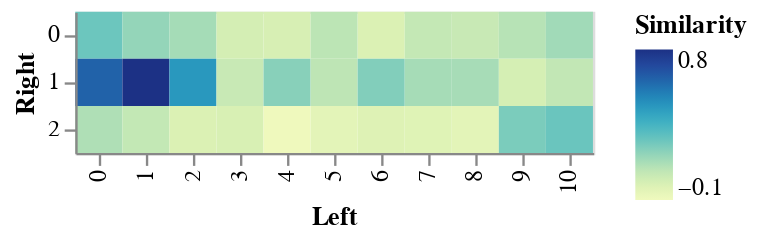

Notebook code cell kept with this figure:
### Code cell
import numpy as np

arr = np.array([[ 0.28516057,  0.66263986,  0.14035872],
       [ 0.19902483,  0.8417039 ,  0.08906406],
       [ 0.16129091,  0.496034  ,  0.01674378],
       [ 0.03662033,  0.07413737,  0.02593804],
       [ 0.02896413,  0.22650883, -0.07501236],
       [ 0.11106808,  0.10631508, -0.0221208 ],
       [ 0.01590652,  0.23851512,  0.00261785],
       [ 0.08765563,  0.15909672, -0.00087296],
       [ 0.07605617,  0.15806876, -0.02020864],
       [ 0.12245303,  0.03508809,  0.25373662],
       [ 0.17189527,  0.09340437,  0.28971907]])

text_data.multi_corpus.distance_heatmap(arr)

### Figure 1 — Vega-Lite specification as saved in the notebook (floating-point values rounded to 4 significant figures)
{"config": {"view": {"continuousWidth": 400, "continuousHeight": 300}}, "data": {"values": [{"Left": 0, "Right": 0, "Similarity": 0.2852}, {"Left": 0, "Right": 1, "Similarity": 0.6626}, {"Left": 0, "Right": 2, "Similarity": 0.1404}, {"Left": 1, "Right": 0, "Similarity": 0.199}, {"Left": 1, "Right": 1, "Similarity": 0.8417}, {"Left": 1, "Right": 2, "Similarity": 0.08906}, {"Left": 2, "Right": 0, "Similarity": 0.1613}, {"Left": 2, "Right": 1, "Similarity": 0.496}, {"Left": 2, "Right": 2, "Similarity": 0.01674}, {"Left": 3, "Right": 0, "Similarity": 0.03662}, {"Left": 3, "Right": 1, "Similarity": 0.07414}, {"Left": 3, "Right": 2, "Similarity": 0.02594}, {"Left": 4, "Right": 0, "Similarity": 0.02896}, {"Left": 4, "Right": 1, "Similarity": 0.2265}, {"Left": 4, "Right": 2, "Similarity": -0.07501}, {"Left": 5, "Right": 0, "Similarity": 0.1111}, {"Left": 5, "Right": 1, "Similarity": 0.1063}, {"Left": 5, "Right": 2, "Similarity": -0.02212}, {"Left": 6, "Right": 0, "Similarity": 0.01591}, {"Left": 6, "Right": 1, "Similarity": 0.2385}, {"Left": 6, "Right": 2, "Similarity": 0.002618}, {"Left": 7, "Right": 0, "Similarity": 0.08766}, {"Left": 7, "Right": 1, "Similarity": 0.1591}, {"Left": 7, "Right": 2, "Similarity": -0.000873}, {"Left": 8, "Right": 0, "Similarity": 0.07606}, {"Left": 8, "Right": 1, "Similarity": 0.1581}, {"Left": 8, "Right": 2, "Similarity": -0.02021}, {"Left": 9, "Right": 0, "Similarity": 0.1225}, {"Left": 9, "Right": 1, "Similarity": 0.03509}, {"Left": 9, "Right": 2, "Similarity": 0.2537}, {"Left": 10, "Right": 0, "Similarity": 0.1719}, {"Left": 10, "Right": 1, "Similarity": 0.0934}, {"Left": 10, "Right": 2, "Similarity": 0.2897}]}, "mark": "rect", "encoding": {"color": {"type": "quantitative", "field": "Similarity"}, "tooltip": [{"type": "ordinal", "field": "Left"}, {"type": "ordinal", "field": "Right"}, {"type": "quantitative", "field": "Similarity"}], "x": {"type": "ordinal", "field": "Left"}, "y": {"type": "ordinal", "field": "Right"}}, "$schema": "https://vega.github.io/schema/vega-lite/v4.8.1.json"}
